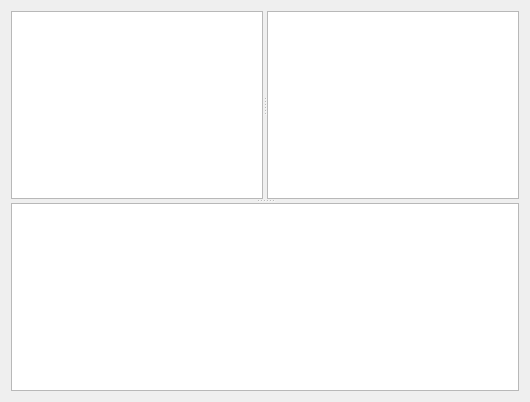
<?xml version="1.0" encoding="UTF-8"?>
<ui version="4.0">
 <class>GSplitterCustom</class>
 <widget class="QWidget" name="GSplitterCustom">
  <property name="geometry">
   <rect>
    <x>0</x>
    <y>0</y>
    <width>530</width>
    <height>402</height>
   </rect>
  </property>
  <property name="minimumSize">
   <size>
    <width>400</width>
    <height>400</height>
   </size>
  </property>
  <property name="windowTitle">
   <string>Qt | ReadyDev</string>
  </property>
  <layout class="QGridLayout" name="gridLayout">
   <item row="0" column="0">
    <widget class="GSplitter" name="m_horizontalSplitter">
     <property name="orientation">
      <enum>Qt::Vertical</enum>
     </property>
     <widget class="GSplitter" name="m_verticalSplitter">
      <property name="orientation">
       <enum>Qt::Horizontal</enum>
      </property>
      <widget class="QTextEdit" name="m_leftTextEdit"/>
      <widget class="QTextEdit" name="m_rightTextEdit"/>
     </widget>
     <widget class="QTextEdit" name="m_bottomTextEdit"/>
    </widget>
   </item>
  </layout>
 </widget>
 <customwidgets>
  <customwidget>
   <class>GSplitter</class>
   <extends>QSplitter</extends>
   <header>GSplitter.h</header>
   <container>1</container>
  </customwidget>
 </customwidgets>
 <resources/>
 <connections/>
</ui>
